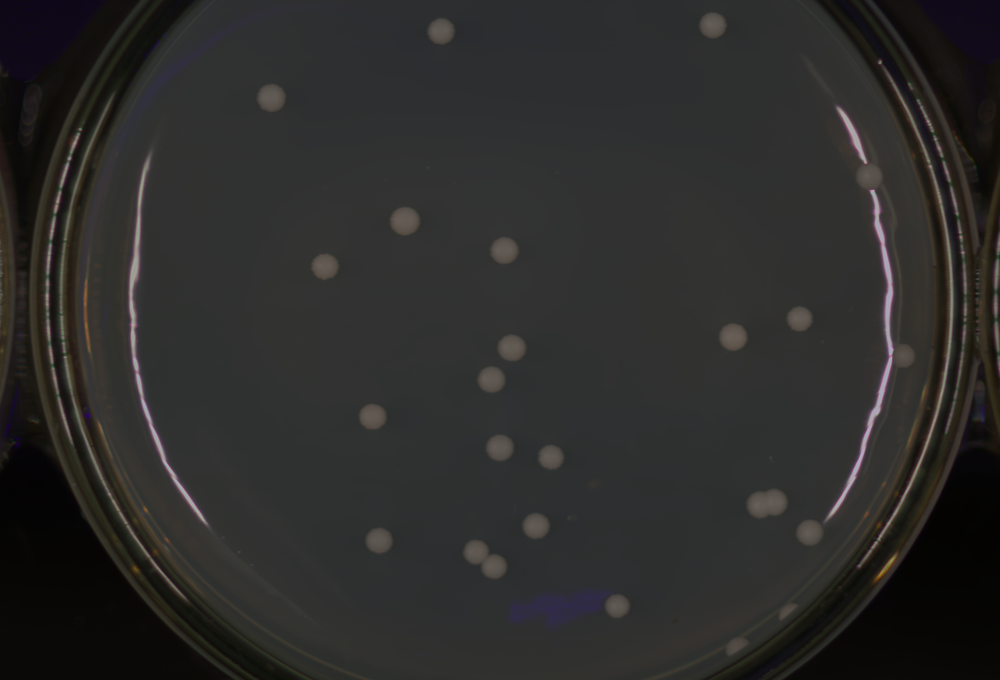
#> input picture JPEGImages/optiderm_092658_Ctro_20_hsi_rgb.png, 1000 x 680 px, shrunk from 1800 x 1224 before the run; its folder holds only this picture in this run
$ python edge_segmentation.py
#> lines starting #> are read from the running program, lines starting #| are printed output that depends on the picture; after the words box and inside, x2 and y2 are one past the last pixel; in counts of white or black regions, pixels touching at a corner belong together
import os
import cv2
import numpy as np
import pandas as pd
from sklearn.metrics import jaccard_score, f1_score

#CLAHE
def apply_clahe_bgr(image, clipLimit=2.0, tileGridSize=(8,8)):
    if image is None:
        return None
    if len(image.shape) == 2 or (len(image.shape) == 3 and image.shape[2] == 1):
        image = cv2.cvtColor(image, cv2.COLOR_GRAY2BGR)
    lab = cv2.cvtColor(image, cv2.COLOR_BGR2LAB)
    l, a, b = cv2.split(lab)
    clahe = cv2.createCLAHE(clipLimit=clipLimit, tileGridSize=tileGridSize)
    cl = clahe.apply(l)
    lab_cl = cv2.merge((cl, a, b))
    return cv2.cvtColor(lab_cl, cv2.COLOR_LAB2BGR)

def get_bacteria_mask(mask_img):
    if mask_img is None:
        return None
    if len(mask_img.shape) == 2 or (len(mask_img.shape) == 3 and mask_img.shape[2] == 1):
        gray = mask_img if len(mask_img.shape) == 2 else mask_img[:, :, 0]
    else:
        gray = cv2.cvtColor(mask_img, cv2.COLOR_BGR2GRAY)
    _, th = cv2.threshold(gray, 127, 255, cv2.THRESH_BINARY)
    return (th > 0).astype(np.uint8)

def edge_based_segmentation_simple(image):
    gray = cv2.cvtColor(image, cv2.COLOR_BGR2GRAY)
    blur = cv2.GaussianBlur(gray, (5, 5), 0)
    edges = cv2.Canny(blur, 25, 120)
    kernel = np.ones((5, 5), np.uint8)
    edges = cv2.dilate(edges, kernel, iterations=1)
    mask = cv2.morphologyEx(edges, cv2.MORPH_CLOSE, kernel, iterations=2)
    contours_info = cv2.findContours(mask, cv2.RETR_EXTERNAL, cv2.CHAIN_APPROX_SIMPLE)
    contours = contours_info[0] if len(contours_info) == 2 else contours_info[1]
    filled = np.zeros_like(mask)
    if contours:
        cv2.drawContours(filled, contours, -1, 255, thickness=-1)
    return (filled > 0).astype(np.uint8)

def filter_small_objects(mask, min_size=200):
    mask_u8 = (mask > 0).astype(np.uint8)
    nb_components, output, stats, _ = cv2.connectedComponentsWithStats(mask_u8, connectivity=8)
    if nb_components <= 1:
        return mask_u8
    sizes = stats[1:, -1]
    filtered = np.zeros(mask.shape, dtype=np.uint8)
    for i, sz in enumerate(sizes):
        if sz >= min_size:
            filtered[output == i + 1] = 1
    return filtered

def compute_metrics(gt, pred):
    gt_flat = gt.flatten().astype(np.int32)
    pred_flat = pred.flatten().astype(np.int32)
    gt_sum = int(gt_flat.sum())
    pred_sum = int(pred_flat.sum())
    if gt_sum == 0 and pred_sum == 0:
        return 1.0, 1.0, gt_sum, pred_sum
    if gt_sum == 0 or pred_sum == 0:
        return 0.0, 0.0, gt_sum, pred_sum
    iou = jaccard_score(gt_flat, pred_flat)
    dice = f1_score(gt_flat, pred_flat)
    return iou, dice, gt_sum, pred_sum

def main(images_dir="JPEGImages", masks_dir="SegmentationClass", out_csv="results_edge.csv", min_size=200):
#> called with images_dir = 'JPEGImages', masks_dir = 'SegmentationClass', out_csv = 'results_edge.csv', min_size = 200
    files = sorted([f for f in os.listdir(images_dir) if f.lower().endswith((".jpg", ".jpeg", ".png"))])
    results = []
    for filename in files:
        img_path = os.path.join(images_dir, filename)
        mask_path = os.path.join(masks_dir, filename)
        image = cv2.imread(img_path)
#> image is the input picture: shape (680, 1000, 3); mean B, G, R 42.6, 43.7, 44.3
        mask_img = cv2.imread(mask_path)
        if image is None or mask_img is None:
            continue
        gt_mask = get_bacteria_mask(mask_img)
#> in get_bacteria_mask, `_, th = cv2.threshold(gray, 127, 255, cv2.THRESH_BINARY)`:
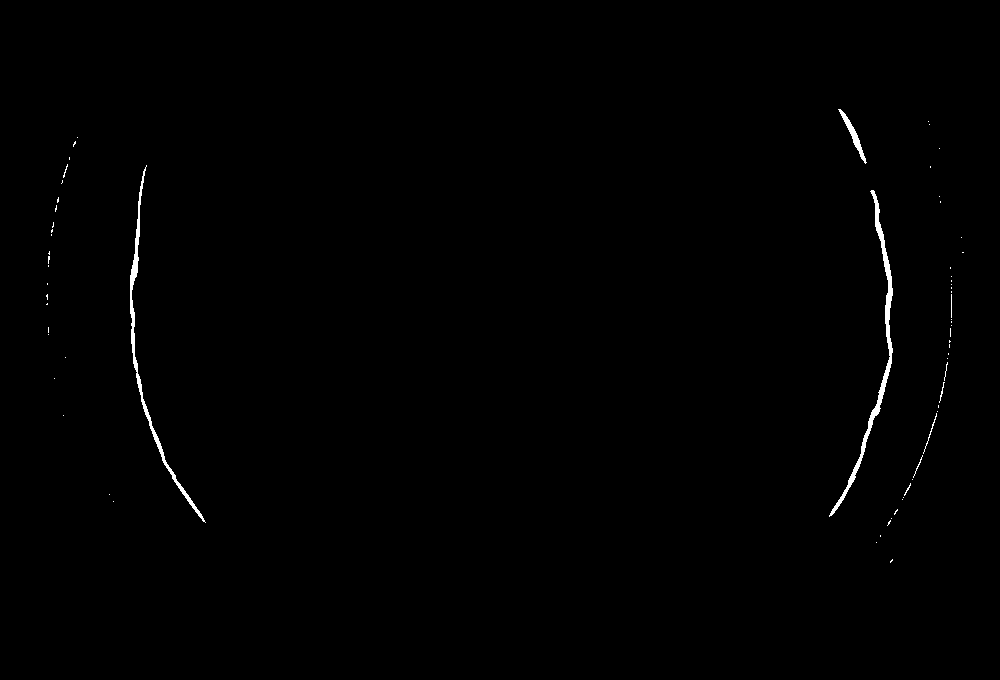
#> th: shape (680, 1000); 0.5% white; 65 white regions (56 under 20 px), largest, box (x1, y1, x2, y2) and area: (829, 190, 893, 517) 1506, (130, 165, 206, 523) 1251, (838, 109, 867, 164) 292
        if gt_mask is None:
            continue
        image_clahe = apply_clahe_bgr(image)
#> in apply_clahe_bgr, `l, a, b = cv2.split(lab)`:
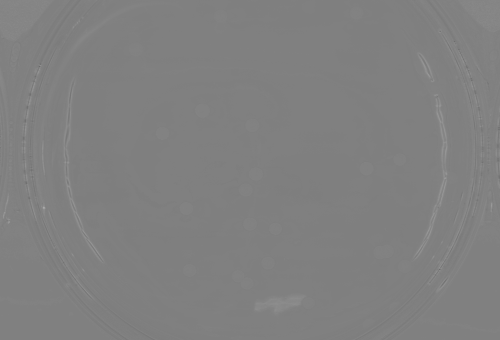
#> a: shape (680, 1000) (shown at 1/2 size); min 101, max 175, mean 128
#> in apply_clahe_bgr, `cl = clahe.apply(l)`:
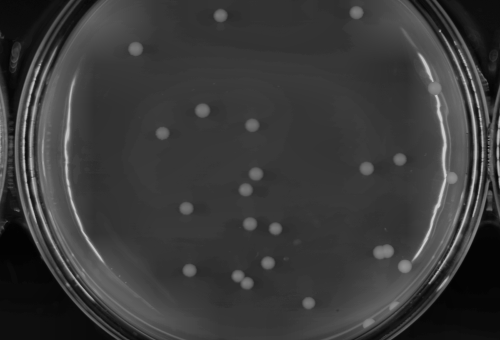
#> cl: shape (680, 1000) (shown at 1/2 size); min 3, max 209, mean 57.6
        pred_edge = edge_based_segmentation_simple(image_clahe)
#> in edge_based_segmentation_simple, `mask = cv2.morphologyEx(edges, cv2.MORPH_CLOSE, kernel, iterations=2)`:
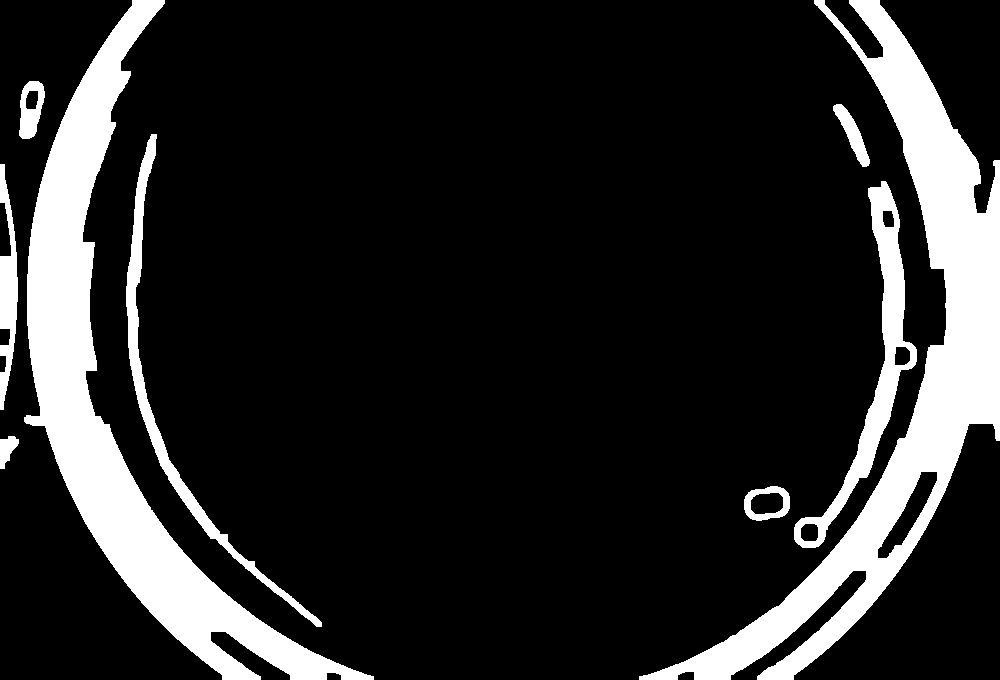
#> mask: shape (680, 1000); 15.8% white; 9 white regions
#> in edge_based_segmentation_simple, `contours_info = cv2.findContours(mask, cv2.RETR_EXTERNAL, cv2.CHAIN_AP..`: contours_info = 9 contours; largest, box (x1, y1, x2, y2) and area: (639, 0, 1000, 680) 45634, (24, 0, 374, 680) 42758, (794, 181, 917, 548) 7784, (126, 134, 322, 627) 5019, (0, 164, 18, 410) 2130
#> in edge_based_segmentation_simple, `contours = contours_info[0] if len(contours_info) == 2 else contours_i..`: contours has the same summary as contours_info
        pred_edge = filter_small_objects(pred_edge, min_size=min_size)
#> in filter_small_objects, `nb_components, output, stats, _ = cv2.connectedComponentsWithStats(mas..`:
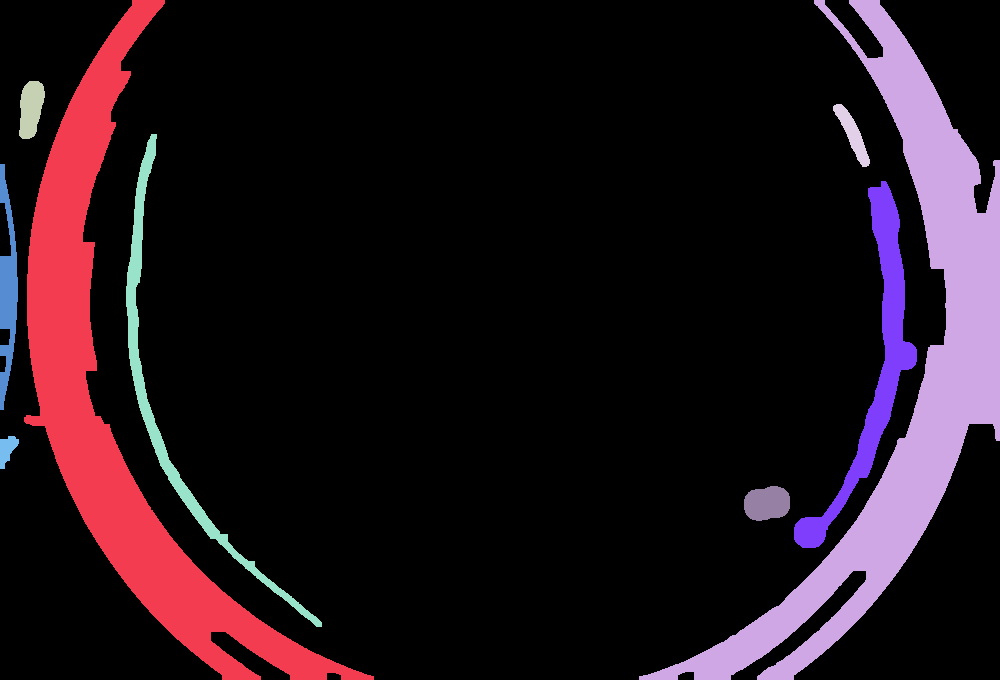
#> output: shape (680, 1000) int32; 10 distinct labels, from 0 to 9; one colour per label, 0 black
#> in filter_small_objects, `nb_components, output, stats, _ = cv2.connectedComponentsWithStats(mas..`: nb_components = 10; stats = [[0, 0, 1000, 680, 569820], [24, 0, 350, 680, 43668], [639, 0, 361, 680, 46753], [19, 81, 26, 58, 1119], [833, 104, 37, 63, 827], [126, 134, 196, 493, 5543], [0, 164, 18, 246, 2399], [794, 181, 123, 367, 8188], [0, 436, 19, 33, 377], [744, 486, 46, 35, 1306]]
#> in filter_small_objects, `sizes = stats[1:, -1]`: sizes = [43668, 46753, 1119, 827, 5543, 2399, 8188, 377, 1306]
#> the loop in filter_small_objects, `for i, sz in enumerate(sizes):` made 9 passes
#> sz on passes 1 to 8: 43668, 46753, 1119, 827, 5543, 2399, 8188, 377
        iou, dice, gt_area, pred_area = compute_metrics(gt_mask, pred_edge)
#> in compute_metrics, `gt_sum = int(gt_flat.sum())`: gt_sum = 3413
#> in compute_metrics, `pred_sum = int(pred_flat.sum())`: pred_sum = 110180
#> in compute_metrics, `iou = jaccard_score(gt_flat, pred_flat)`: iou = 0.031
#> in compute_metrics, `dice = f1_score(gt_flat, pred_flat)`: dice = 0.0601
#> iou = 0.031; dice = 0.0601; gt_area = 3413; pred_area = 110180
        results.append([filename, "edge_clahe", float(dice), float(iou), int(gt_area), int(pred_area)])
    pd.DataFrame(results, columns=["image", "method", "dice", "iou", "gt_area", "pred_area"]).to_csv(out_csv, index=False)

if __name__ == "__main__":
    main()
